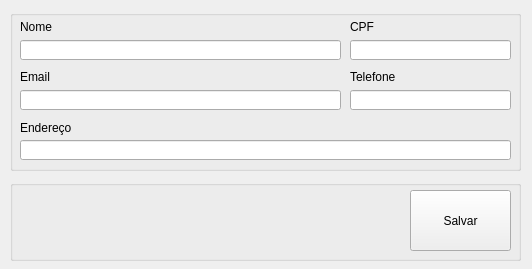
<?xml version="1.0" encoding="UTF-8"?>
<ui version="4.0">
 <class>frmCliente</class>
 <widget class="QWidget" name="frmCliente">
  <property name="geometry">
   <rect>
    <x>0</x>
    <y>0</y>
    <width>532</width>
    <height>269</height>
   </rect>
  </property>
  <property name="windowTitle">
   <string>Cadastro de Cliente</string>
  </property>
  <property name="windowIcon">
   <iconset>
    <normaloff>../Imagens/btnCadCli.png</normaloff>../Imagens/btnCadCli.png</iconset>
  </property>
  <widget class="QGroupBox" name="groupBox">
   <property name="geometry">
    <rect>
     <x>10</x>
     <y>10</y>
     <width>511</width>
     <height>161</height>
    </rect>
   </property>
   <property name="title">
    <string/>
   </property>
   <widget class="QLabel" name="label">
    <property name="geometry">
     <rect>
      <x>10</x>
      <y>10</y>
      <width>46</width>
      <height>13</height>
     </rect>
    </property>
    <property name="text">
     <string>Nome</string>
    </property>
   </widget>
   <widget class="QLabel" name="label_2">
    <property name="geometry">
     <rect>
      <x>340</x>
      <y>10</y>
      <width>46</width>
      <height>13</height>
     </rect>
    </property>
    <property name="text">
     <string>CPF</string>
    </property>
   </widget>
   <widget class="QLabel" name="lbEndereco">
    <property name="geometry">
     <rect>
      <x>10</x>
      <y>110</y>
      <width>51</width>
      <height>16</height>
     </rect>
    </property>
    <property name="text">
     <string>Endereço</string>
    </property>
   </widget>
   <widget class="QLabel" name="lbEmail">
    <property name="geometry">
     <rect>
      <x>10</x>
      <y>60</y>
      <width>46</width>
      <height>13</height>
     </rect>
    </property>
    <property name="text">
     <string>Email</string>
    </property>
   </widget>
   <widget class="QLabel" name="label_5">
    <property name="geometry">
     <rect>
      <x>340</x>
      <y>60</y>
      <width>46</width>
      <height>13</height>
     </rect>
    </property>
    <property name="text">
     <string>Telefone</string>
    </property>
   </widget>
   <widget class="QLineEdit" name="edtNome">
    <property name="geometry">
     <rect>
      <x>10</x>
      <y>30</y>
      <width>321</width>
      <height>20</height>
     </rect>
    </property>
   </widget>
   <widget class="QLineEdit" name="edtCPF">
    <property name="geometry">
     <rect>
      <x>340</x>
      <y>30</y>
      <width>161</width>
      <height>20</height>
     </rect>
    </property>
   </widget>
   <widget class="QLineEdit" name="edtEmail">
    <property name="geometry">
     <rect>
      <x>10</x>
      <y>80</y>
      <width>321</width>
      <height>20</height>
     </rect>
    </property>
   </widget>
   <widget class="QLineEdit" name="edtTelefone">
    <property name="geometry">
     <rect>
      <x>340</x>
      <y>80</y>
      <width>161</width>
      <height>20</height>
     </rect>
    </property>
   </widget>
   <widget class="QLineEdit" name="edtEndereco">
    <property name="geometry">
     <rect>
      <x>10</x>
      <y>130</y>
      <width>491</width>
      <height>20</height>
     </rect>
    </property>
   </widget>
  </widget>
  <widget class="QGroupBox" name="groupBox_2">
   <property name="geometry">
    <rect>
     <x>10</x>
     <y>180</y>
     <width>511</width>
     <height>81</height>
    </rect>
   </property>
   <property name="title">
    <string/>
   </property>
   <widget class="QPushButton" name="btnSalvar">
    <property name="geometry">
     <rect>
      <x>400</x>
      <y>10</y>
      <width>101</width>
      <height>61</height>
     </rect>
    </property>
    <property name="cursor">
     <cursorShape>PointingHandCursor</cursorShape>
    </property>
    <property name="text">
     <string>Salvar</string>
    </property>
    <property name="icon">
     <iconset>
      <normaloff>../../Imagens/save.png</normaloff>../../Imagens/save.png</iconset>
    </property>
    <property name="iconSize">
     <size>
      <width>35</width>
      <height>35</height>
     </size>
    </property>
   </widget>
  </widget>
 </widget>
 <resources/>
 <connections/>
</ui>
